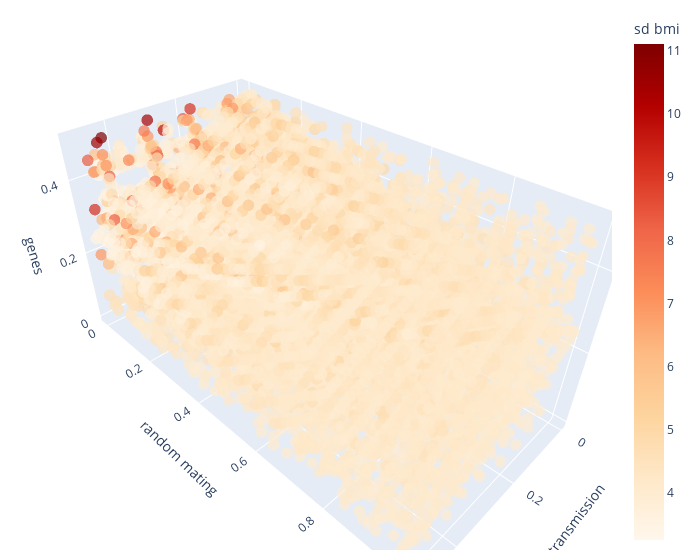

Notebook source saved alongside this figure:
### Markdown cell above
## SD BMI

### Code cell
ef = Sensitivity(problem, df['sd_bmi'], X)
ef.score('efast')
ef.plot(save=True, filepath= plots_path + 'snp-vt-efast-sd-bmi.pdf',
    move=True, moving_path= '../manuscript/plots/')
ef.plot3D(labels={'outcome':'sd bmi', 'y':'random mating', 'x':'vertical transmission', 'z':'genes'})

sav['ef_sd_s1'] = ef.tabval('S1')
sav['ef_sd_st'] = ef.tabval('ST')

# save output
v = ef.createRows(sav)
joblib.dump(v, 'efast-snp-vt.pkl')

### Figure 1 — Plotly figure (JSON) as saved in the notebook; plotly's stock layout.template omitted (floating-point values rounded to 4 significant figures; data arrays with more than 128 entries replaced by an {"elided": "..."} marker saying what was removed)
{"data": [{"hovertemplate": "p_vertical_trans_variance=%{x}<br>p_random_mating=%{y}<br>p_genetic_variance=%{z}<br>sd_bmi=%{marker.color}<extra></extra>", "legendgroup": "", "marker": {"color": {"elided": "8000 float values"}, "coloraxis": "coloraxis", "opacity": 0.7, "size": 4, "symbol": "circle"}, "mode": "markers", "name": "", "scene": "scene", "showlegend": false, "type": "scatter3d", "x": {"elided": "8000 float values"}, "y": {"elided": "8000 float values"}, "z": {"elided": "8000 float values"}}], "layout": {"coloraxis": {"colorbar": {"title": {"text": "sd bmi"}}, "colorscale": [[0.0, "rgb(255,247,236)"], [0.125, "rgb(254,232,200)"], [0.25, "rgb(253,212,158)"], [0.375, "rgb(253,187,132)"], [0.5, "rgb(252,141,89)"], [0.625, "rgb(239,101,72)"], [0.75, "rgb(215,48,31)"], [0.875, "rgb(179,0,0)"], [1.0, "rgb(127,0,0)"]]}, "legend": {"tracegroupgap": 0}, "margin": {"b": 10, "l": 10, "r": 20, "t": 10}, "scene": {"domain": {"x": [0.0, 1.0], "y": [0.0, 1.0]}, "xaxis": {"title": {"text": "vertical transmission"}}, "yaxis": {"title": {"text": "random mating"}}, "zaxis": {"title": {"text": "genes"}}}, "width": 700}}
